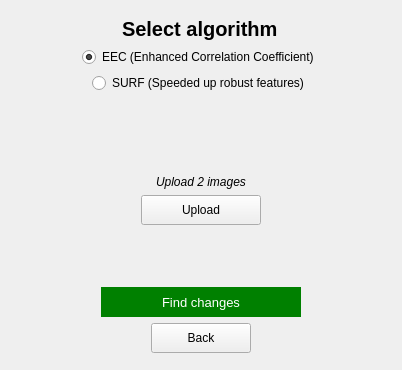
     <widget class="QWidget" name="sceneDetection">
      <layout class="QGridLayout" name="gridLayout_9">
       <item row="4" column="1" alignment="Qt::AlignHCenter">
        <widget class="QRadioButton" name="surf">
         <property name="text">
          <string>SURF (Speeded up robust features)</string>
         </property>
        </widget>
       </item>
       <item row="7" column="1" alignment="Qt::AlignHCenter">
        <widget class="QPushButton" name="upload2Images">
         <property name="sizePolicy">
          <sizepolicy hsizetype="Fixed" vsizetype="Fixed">
           <horstretch>0</horstretch>
           <verstretch>0</verstretch>
          </sizepolicy>
         </property>
         <property name="minimumSize">
          <size>
           <width>120</width>
           <height>30</height>
          </size>
         </property>
         <property name="maximumSize">
          <size>
           <width>120</width>
           <height>30</height>
          </size>
         </property>
         <property name="text">
          <string>Upload</string>
         </property>
        </widget>
       </item>
       <item row="8" column="1" alignment="Qt::AlignHCenter">
        <widget class="QLabel" name="uploadStatus">
         <property name="sizePolicy">
          <sizepolicy hsizetype="Preferred" vsizetype="Fixed">
           <horstretch>0</horstretch>
           <verstretch>0</verstretch>
          </sizepolicy>
         </property>
         <property name="minimumSize">
          <size>
           <width>300</width>
           <height>50</height>
          </size>
         </property>
         <property name="maximumSize">
          <size>
           <width>300</width>
           <height>50</height>
          </size>
         </property>
         <property name="text">
          <string/>
         </property>
         <property name="alignment">
          <set>Qt::AlignCenter</set>
         </property>
        </widget>
       </item>
       <item row="9" column="1" alignment="Qt::AlignHCenter|Qt::AlignVCenter">
        <widget class="QPushButton" name="findChanges">
         <property name="sizePolicy">
          <sizepolicy hsizetype="Fixed" vsizetype="Fixed">
           <horstretch>0</horstretch>
           <verstretch>0</verstretch>
          </sizepolicy>
         </property>
         <property name="minimumSize">
          <size>
           <width>200</width>
           <height>30</height>
          </size>
         </property>
         <property name="maximumSize">
          <size>
           <width>200</width>
           <height>30</height>
          </size>
         </property>
         <property name="styleSheet">
          <string notr="true">background-color: Green; /* Blue background */
border: none; /* Remove borders */
color: white; /* White text */
font-size: 13px; /* Set a font size */
cursor: pointer; /* Mouse pointer on hover */</string>
         </property>
         <property name="text">
          <string>Find changes</string>
         </property>
        </widget>
       </item>
       <item row="6" column="1" alignment="Qt::AlignHCenter">
        <widget class="QLabel" name="uploadInstruction">
         <property name="sizePolicy">
          <sizepolicy hsizetype="Fixed" vsizetype="Fixed">
           <horstretch>0</horstretch>
           <verstretch>0</verstretch>
          </sizepolicy>
         </property>
         <property name="styleSheet">
          <string notr="true">font-style: italic</string>
         </property>
         <property name="text">
          <string>Upload 2 images</string>
         </property>
         <property name="alignment">
          <set>Qt::AlignCenter</set>
         </property>
        </widget>
       </item>
       <item row="1" column="3" rowspan="11">
        <spacer name="horizontalSpacer_16">
         <property name="orientation">
          <enum>Qt::Horizontal</enum>
         </property>
         <property name="sizeHint" stdset="0">
          <size>
           <width>40</width>
           <height>20</height>
          </size>
         </property>
        </spacer>
       </item>
       <item row="1" column="0" rowspan="11">
        <spacer name="horizontalSpacer_15">
         <property name="orientation">
          <enum>Qt::Horizontal</enum>
         </property>
         <property name="sizeHint" stdset="0">
          <size>
           <width>40</width>
           <height>20</height>
          </size>
         </property>
        </spacer>
       </item>
       <item row="10" column="1" alignment="Qt::AlignHCenter">
        <widget class="QPushButton" name="backToChooseLayer2">
         <property name="sizePolicy">
          <sizepolicy hsizetype="Fixed" vsizetype="Fixed">
           <horstretch>0</horstretch>
           <verstretch>0</verstretch>
          </sizepolicy>
         </property>
         <property name="minimumSize">
          <size>
           <width>100</width>
           <height>30</height>
          </size>
         </property>
         <property name="maximumSize">
          <size>
           <width>100</width>
           <height>30</height>
          </size>
         </property>
         <property name="text">
          <string>Back</string>
         </property>
        </widget>
       </item>
       <item row="5" column="1">
        <widget class="QLabel" name="label">
         <property name="sizePolicy">
          <sizepolicy hsizetype="Fixed" vsizetype="Preferred">
           <horstretch>0</horstretch>
           <verstretch>0</verstretch>
          </sizepolicy>
         </property>
         <property name="minimumSize">
          <size>
           <width>300</width>
           <height>70</height>
          </size>
         </property>
         <property name="maximumSize">
          <size>
           <width>16777215</width>
           <height>70</height>
          </size>
         </property>
         <property name="text">
          <string/>
         </property>
        </widget>
       </item>
       <item row="3" column="1" alignment="Qt::AlignHCenter">
        <widget class="QRadioButton" name="eec">
         <property name="autoFillBackground">
          <bool>false</bool>
         </property>
         <property name="text">
          <string>EEC (Enhanced Correlation Coefficient)</string>
         </property>
         <property name="checked">
          <bool>true</bool>
         </property>
        </widget>
       </item>
       <item row="2" column="1" alignment="Qt::AlignHCenter">
        <widget class="QLabel" name="label_2">
         <property name="styleSheet">
          <string notr="true">font-weight: bold;
font-size: 20px;
margin-left:50%; 
margin-right:50%;</string>
         </property>
         <property name="text">
          <string>Select algorithm</string>
         </property>
        </widget>
       </item>
      </layout>
     </widget>
